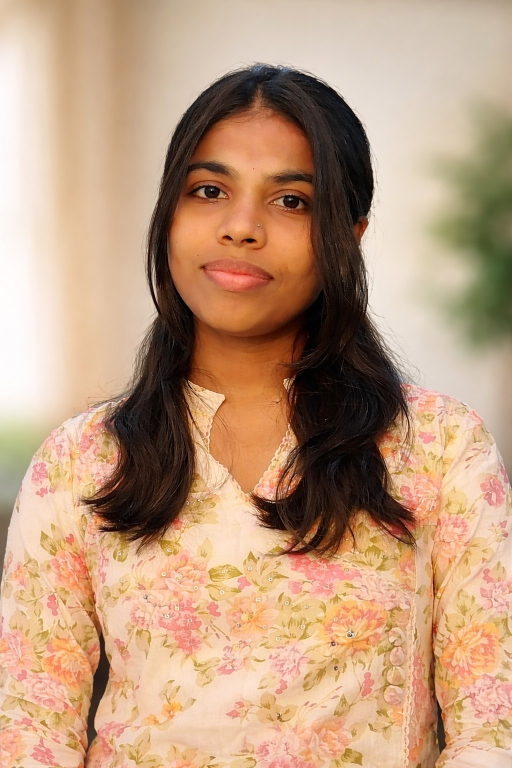
#> input picture Dataset/Person1/1.jpg.jpg, 1024 x 1536 px, found by its file name (shown at 1/2 size)
$ python main.py.py
#> lines starting #> are read from the running program, lines starting #| are printed output that depends on the picture; after the words box and inside, x2 and y2 are one past the last pixel; in counts of white or black regions, pixels touching at a corner belong together
import cv2
import os
import numpy as np
from sklearn.neighbors import KNeighborsClassifier

# Dataset path
dataset_path = "dataset"

faces = []
labels = []
names = {}
label_id = 0

# Load face detector
face_detector = cv2.CascadeClassifier(
    cv2.data.haarcascades + "haarcascade_frontalface_default.xml"
)

# -------------------------------
# Load dataset and prepare data
# -------------------------------
for person in os.listdir(dataset_path):

    person_path = os.path.join(dataset_path, person)

    if not os.path.isdir(person_path):
        continue

    names[label_id] = person

    for img_name in os.listdir(person_path):

        img_path = os.path.join(person_path, img_name)

        img = cv2.imread(img_path)
#> img is the input picture: shape (1536, 1024, 3); mean B, G, R 126.1, 154.7, 189.8

        if img is None:
            continue

        gray = cv2.cvtColor(img, cv2.COLOR_BGR2GRAY)
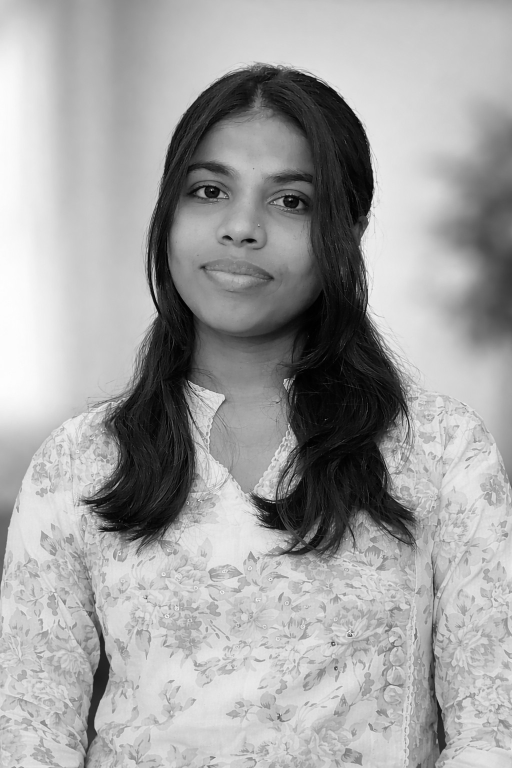
#> gray: shape (1536, 1024) (shown at 1/2 size); min 0, max 254, mean 162

        detected_faces = face_detector.detectMultiScale(gray, 1.1, 4)
#> detected_faces = [[719, 1042, 53, 53], [119, 1441, 69, 69], [301, 247, 382, 382]]

        for (x, y, w, h) in detected_faces:

            face = gray[y:y+h, x:x+w]
            face = cv2.resize(face, (100, 100))

            faces.append(face.flatten())
            labels.append(label_id)
#> this loop made 3 passes
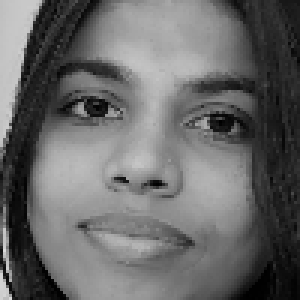
#> face: shape (100, 100) (shown 3 times larger); min 0, max 218, mean 104.3
#> after the loop, faces = 3 items; labels = [0, 0, 0]

    label_id += 1
#> label_id = 1

# Convert to numpy arrays
faces = np.array(faces)
labels = np.array(labels)

# Check dataset
if len(faces) == 0:
    print("No faces found in dataset!")
    exit()

# -------------------------------
# Train Model
# -------------------------------
model = KNeighborsClassifier(n_neighbors=3)
model.fit(faces, labels)

print("Model trained successfully!")

# -------------------------------
# Start Camera
# -------------------------------
cap = cv2.VideoCapture(0)

while True:

    ret, frame = cap.read()
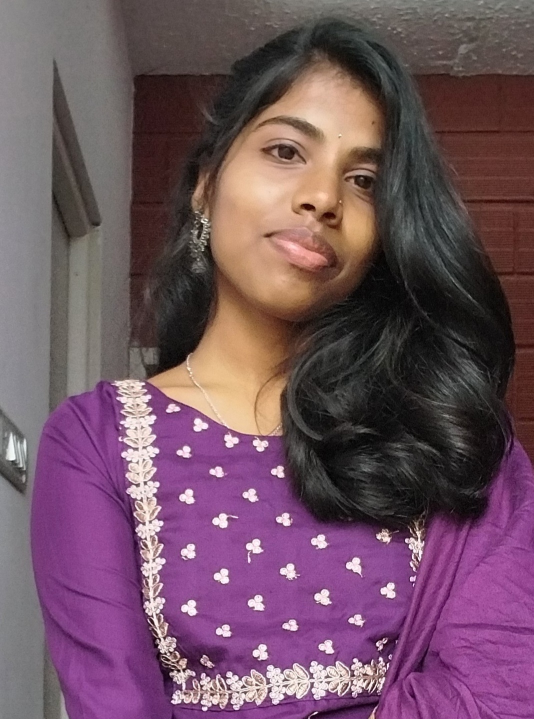
#> input picture Dataset/Person1/4.jpg.jpg, 1067 x 1438 px, given in place of the camera (shown at 1/2 size)
#> frame is the input picture: shape (1438, 1067, 3); mean B, G, R 96.6, 81.8, 111.7

    if not ret:
        break

    gray = cv2.cvtColor(frame, cv2.COLOR_BGR2GRAY)
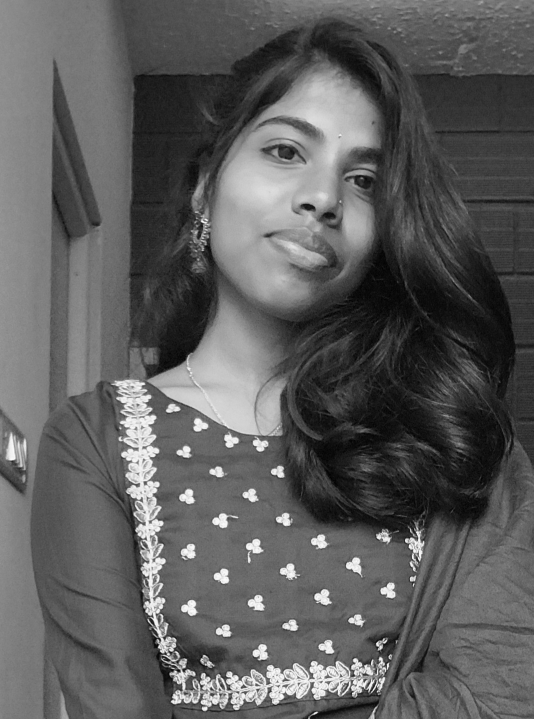
#> gray: shape (1438, 1067) (shown at 1/2 size); min 0, max 254, mean 92.4

    detected_faces = face_detector.detectMultiScale(gray, 1.1, 4)
#> detected_faces = [[274, 1101, 53, 53], [259, 1018, 67, 67], [236, 930, 92, 92], [414, 157, 439, 439]]

    for (x, y, w, h) in detected_faces:

        face = gray[y:y+h, x:x+w]
        face = cv2.resize(face, (100, 100)).flatten().reshape(1, -1)

        prediction = model.predict(face)

        name = names[prediction[0]]

        # Draw rectangle
        cv2.rectangle(frame, (x, y), (x+w, y+h), (0, 255, 0), 2)

        # Show name
        cv2.putText(frame, name, (x, y-10),
                    cv2.FONT_HERSHEY_SIMPLEX,
                    1, (0, 255, 0), 2)
#> this loop made 4 passes
#> pass 2, `face = gray[y:y+h, x:x+w]`:
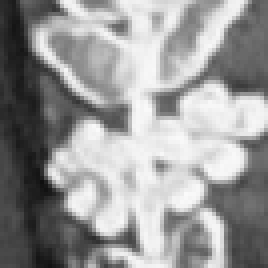
#> face: shape (67, 67) (shown 4 times larger); min 15, max 250, mean 152.1
#> pass 3, `face = gray[y:y+h, x:x+w]`:
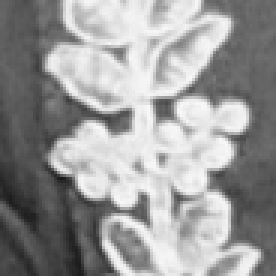
#> face: shape (92, 92) (shown 3 times larger); min 25, max 248, mean 152.9
#> after the loop:
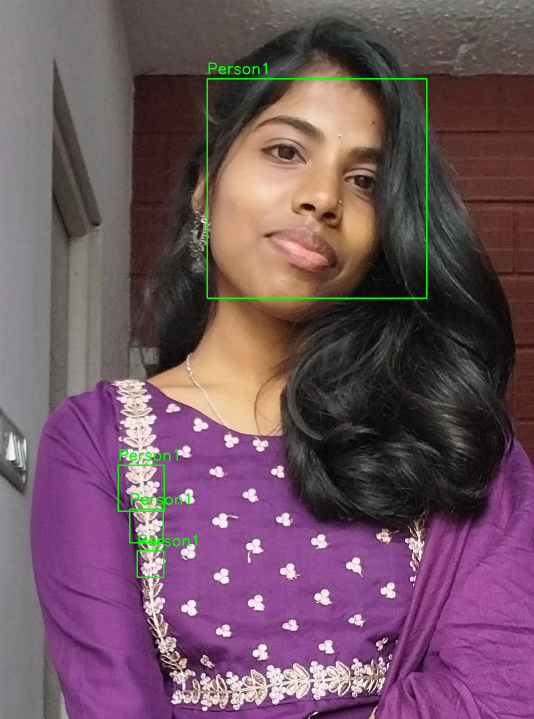
#> frame: shape (1438, 1067, 3) (shown at 1/2 size); 0.72% of pixels changed, all inside (x1, y1, x2, y2) = (235, 125, 855, 1156)

    cv2.imshow("Face Recognition", frame)

    # Press ESC to exit
    if cv2.waitKey(1) == 27:
#> (key Esc is pressed here)
        break

cap.release()
cv2.destroyAllWindows()
